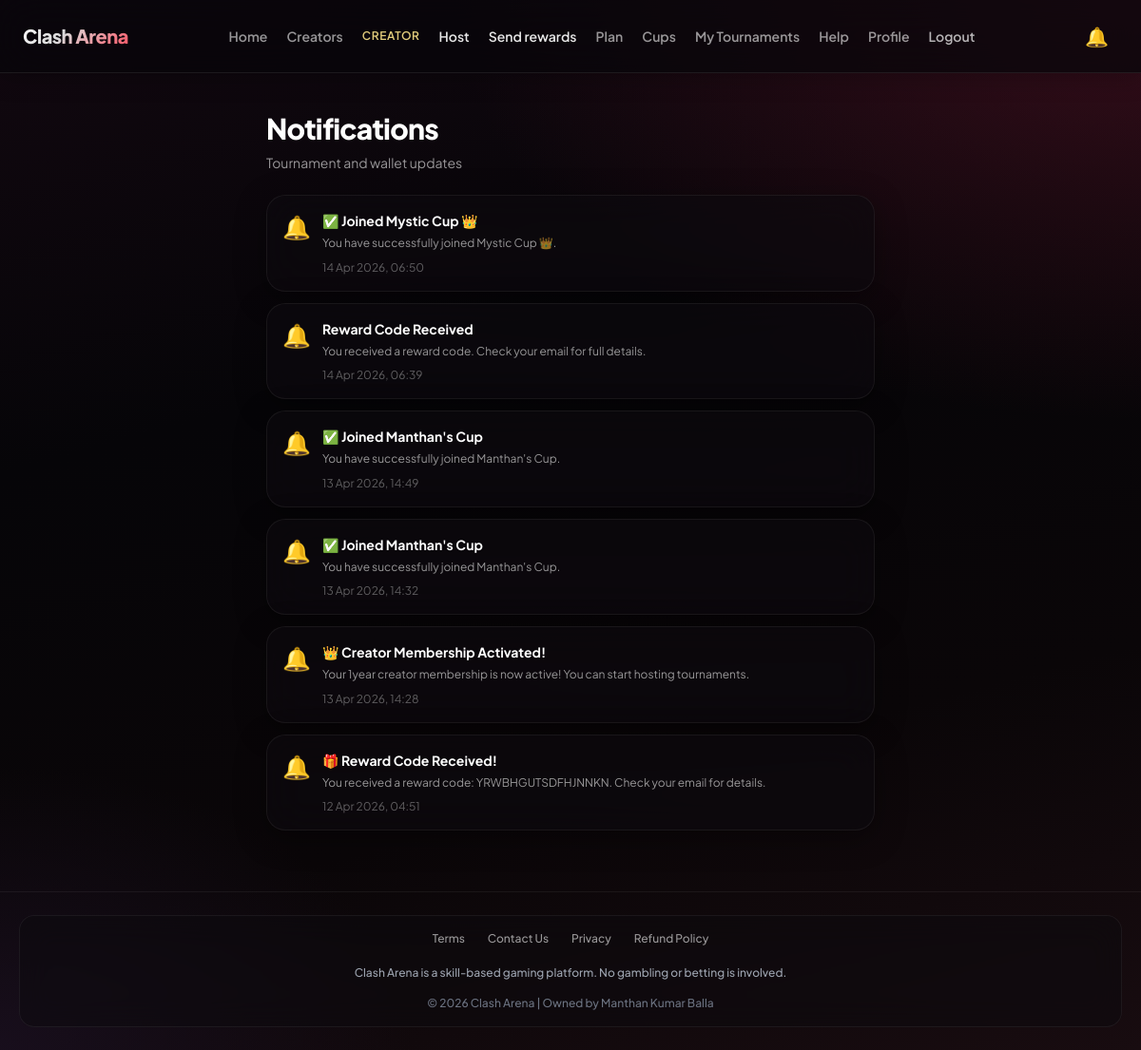
/notifications/ (signed in), run on an earlier commit of the app's database.
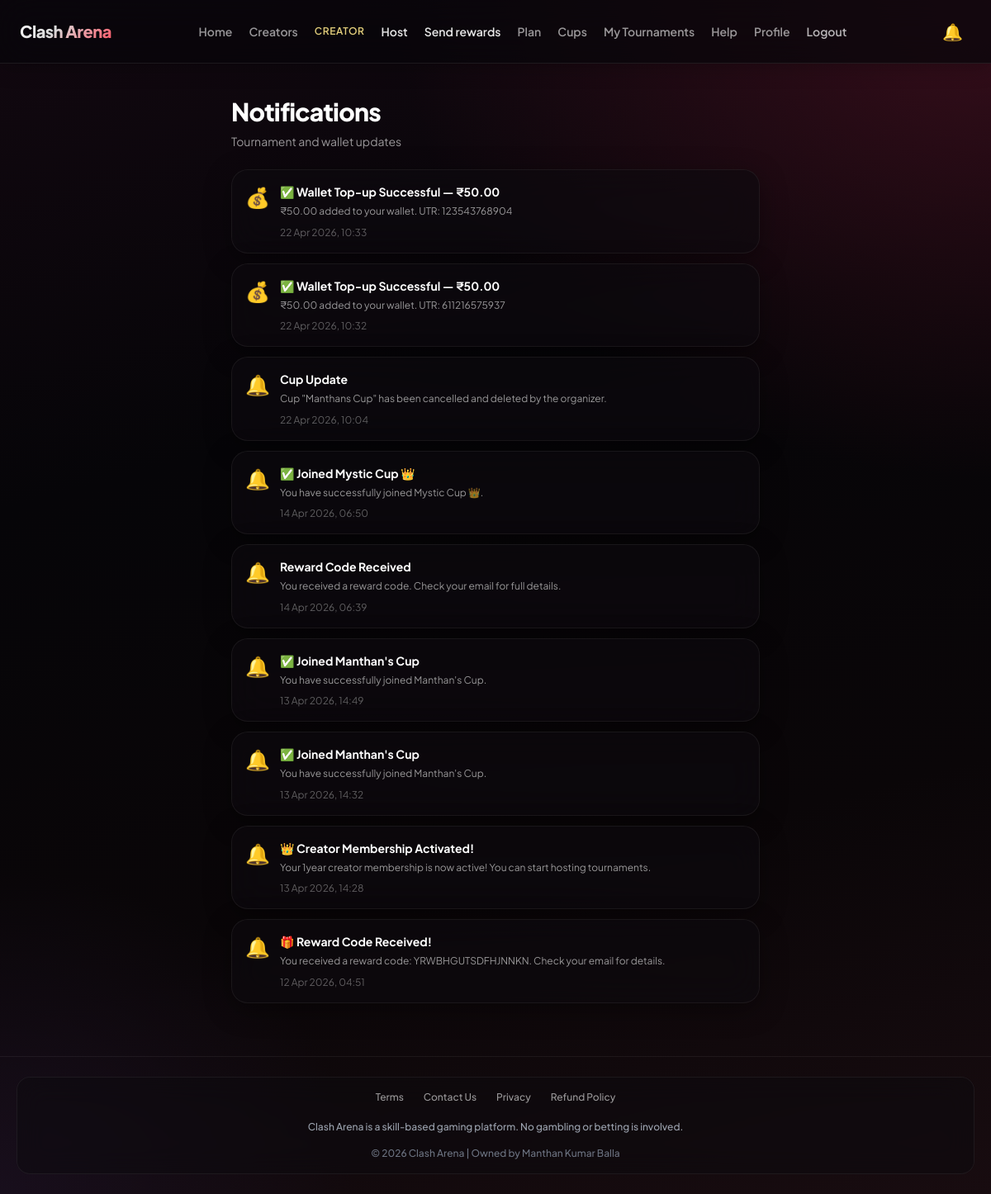
And on a later commit of the database.
### core/models.py (models this page shows, shortened)
class Notification(models.Model):
    TYPE_CHOICES = [
        ('tournament_start', 'Tournament Started'),
        ('tournament_end', 'Tournament Ended'),
        ('tournament_cancel', 'Tournament Cancelled'),
        ('result_uploaded', 'Result Uploaded'),
        ('wallet_credit', 'Wallet Credit'),
        ('general', 'General'),
    ]
    user = models.ForeignKey(User, on_delete=models.CASCADE, related_name='notifications')
    notification_type = models.CharField(max_length=30, choices=TYPE_CHOICES, default='general')
    title = models.CharField(max_length=200)
    message = models.TextField()
    url = models.CharField(max_length=255, blank=True, default='')
    tournament = models.ForeignKey(Tournament, on_delete=models.CASCADE, null=True, blank=True)
    is_read = models.BooleanField(default=False)
    created_at = models.DateTimeField(auto_now_add=True)

### core/views.py (the view)
# urls.py: path('notifications/', notifications_view, name='notifications'),
@login_required
def notifications_view(request):
    notifications = Notification.objects.filter(
        user=request.user
    ).order_by('-created_at')[:50]
    Notification.objects.filter(user=request.user, is_read=False).update(is_read=True)
    return render(request, 'notifications.html', {
        'notifications': notifications
    })

### core/context_processors.py (called while the page is built)
def unread_notifications(request):
    if request.user.is_authenticated:
        qs = Notification.objects.filter(
            user=request.user, is_read=False
        )
        count = qs.count()
        recent = Notification.objects.filter(user=request.user).order_by('-created_at')[:8]
        return {'unread_count': count, 'recent_notifications': recent}
    return {'unread_count': 0, 'recent_notifications': []}

### templates/notifications.html (shortened to what this page needs)
{% extends "base.html" %}
{% block content %}
<div class="max-w-2xl mx-auto px-3 sm:px-4 py-6 sm:py-10">
    <h1 class="text-2xl sm:text-3xl font-extrabold text-white mb-2 tracking-tight">Notifications</h1>
    <p class="ca-muted text-sm mb-6">Tournament and wallet updates</p>
    <div class="space-y-3">
        {% for n in notifications %}
        <div class="ca-glass p-4 relative overflow-hidden transition border {% if not n.is_read %}border-ca-accent/35 shadow-[0_0_24px_rgba(255,77,94,0.12)]{% else %}border-white/[0.06]{% endif %}">
            <div class="flex items-start gap-3 pr-4">
                <div class="text-2xl flex-shrink-0">
                    {% if n.notification_type == 'tournament_start' %}🔴
                    {% elif n.notification_type == 'tournament_end' %}🏆
                    {% elif n.notification_type == 'tournament_cancel' %}❌
                    {% elif n.notification_type == 'result_uploaded' %}📸
                    {% elif n.notification_type == 'wallet_credit' %}💰
                    {% else %}🔔
                    {% endif %}
                </div>
                <div class="flex-1 min-w-0">
                    <p class="text-white font-bold text-sm">{{ n.title }}</p>
                    <p class="ca-muted text-xs mt-1 leading-relaxed">{{ n.message }}</p>
                    <div class="flex flex-wrap items-center gap-3 mt-2">
                        <p class="text-white/35 text-xs">{{ n.created_at|date:"d M Y, H:i" }}</p>
                    </div>
                </div>
            </div>
        </div>
        {% empty %}
        <div class="ca-glass px-5 py-10 text-center">
            <p class="ca-muted text-sm">No notifications yet.</p>
        </div>
        {% endfor %}
    </div>
</div>
{% endblock %}

What changed in the data, as far as the page shows it:
added Notification: title "✅ Wallet Top-up Successful — ₹50.00", message "₹50.00 added to your wallet. UTR: 123543768904", created_at "22 Apr 2026, 10:33"
added Notification: title "✅ Wallet Top-up Successful — ₹50.00", message "₹50.00 added to your wallet. UTR: 611216575937", created_at "22 Apr 2026, 10:32"
added Notification: title "Cup Update", message "Cup \"Manthans Cup\" has been cancelled and deleted by the organizer.", created_at "22 Apr 2026, 10:04"
